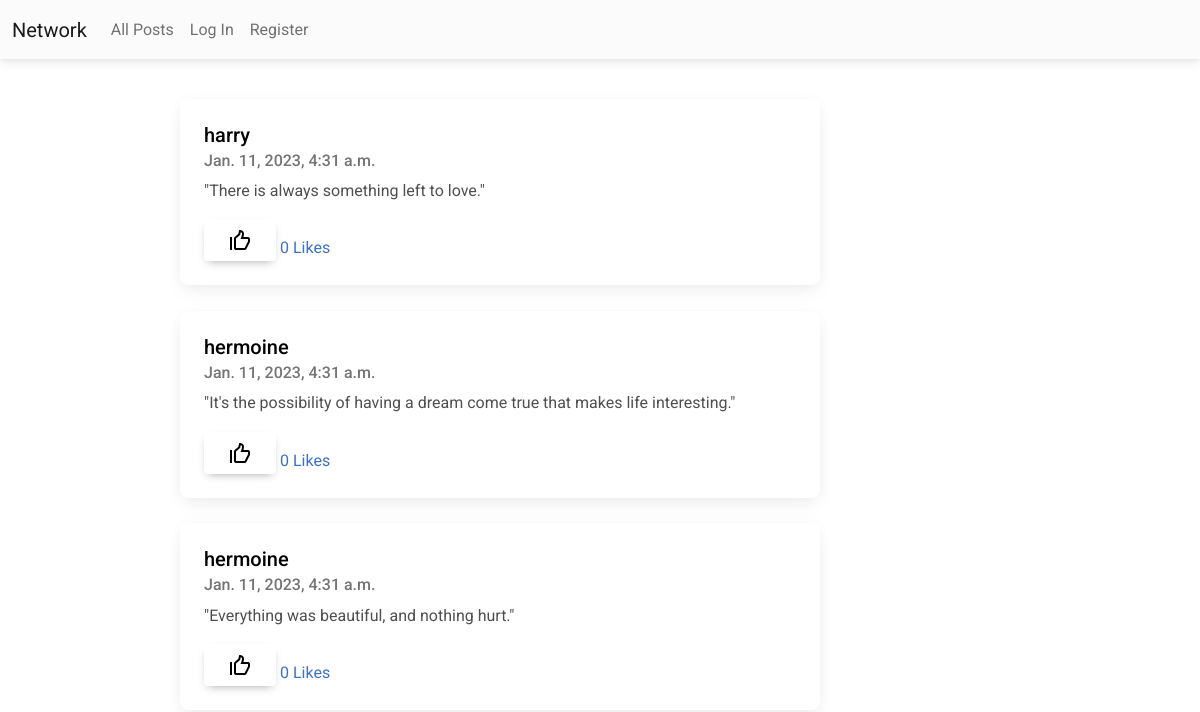
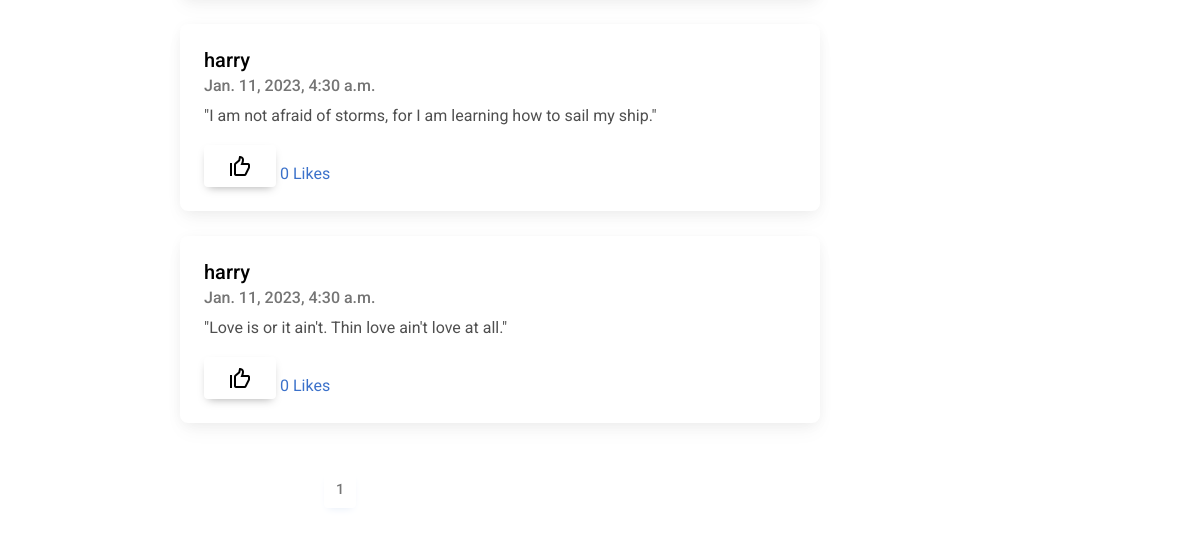
The app's page /, older data (2 pictures, top to bottom).
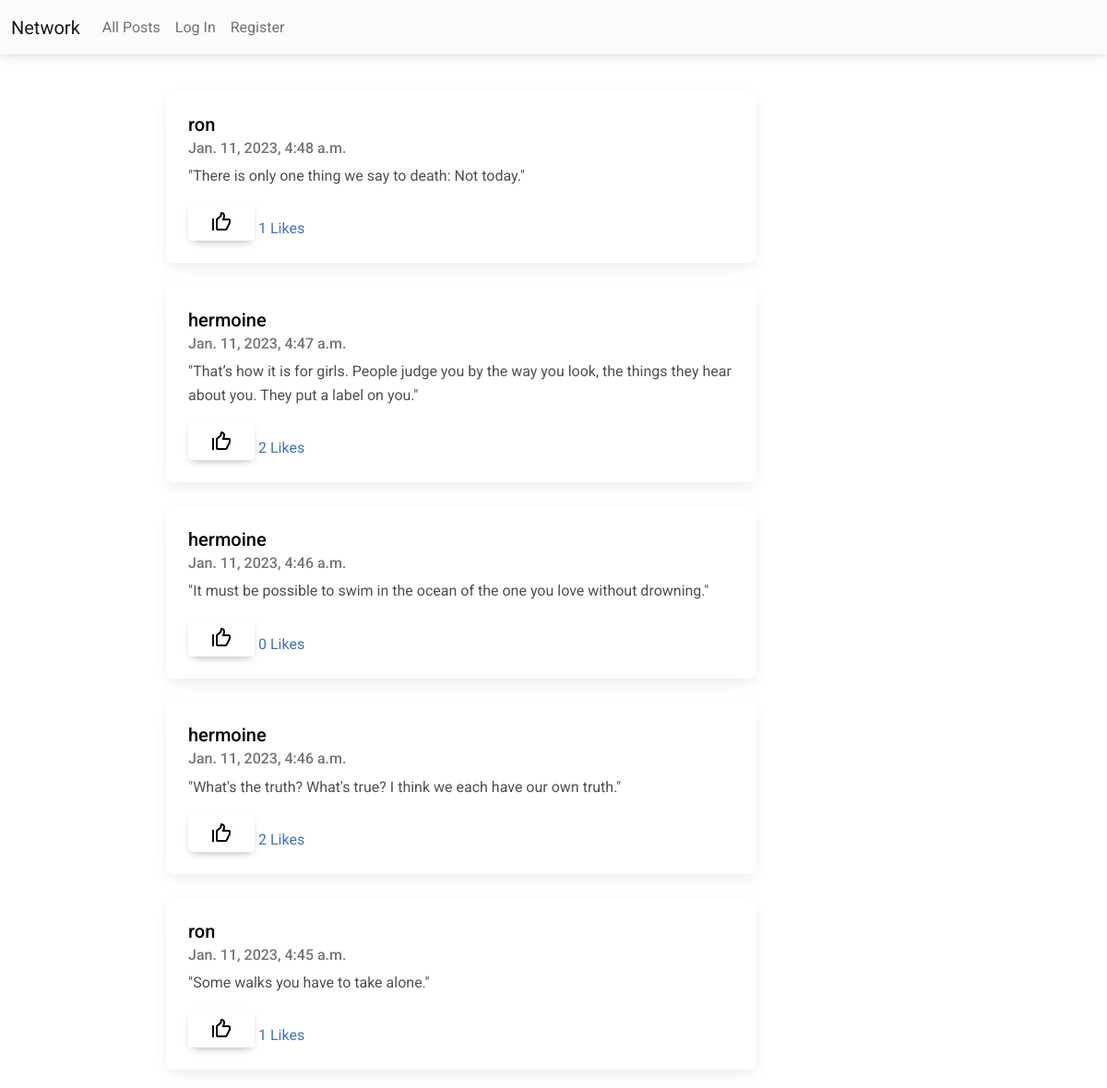
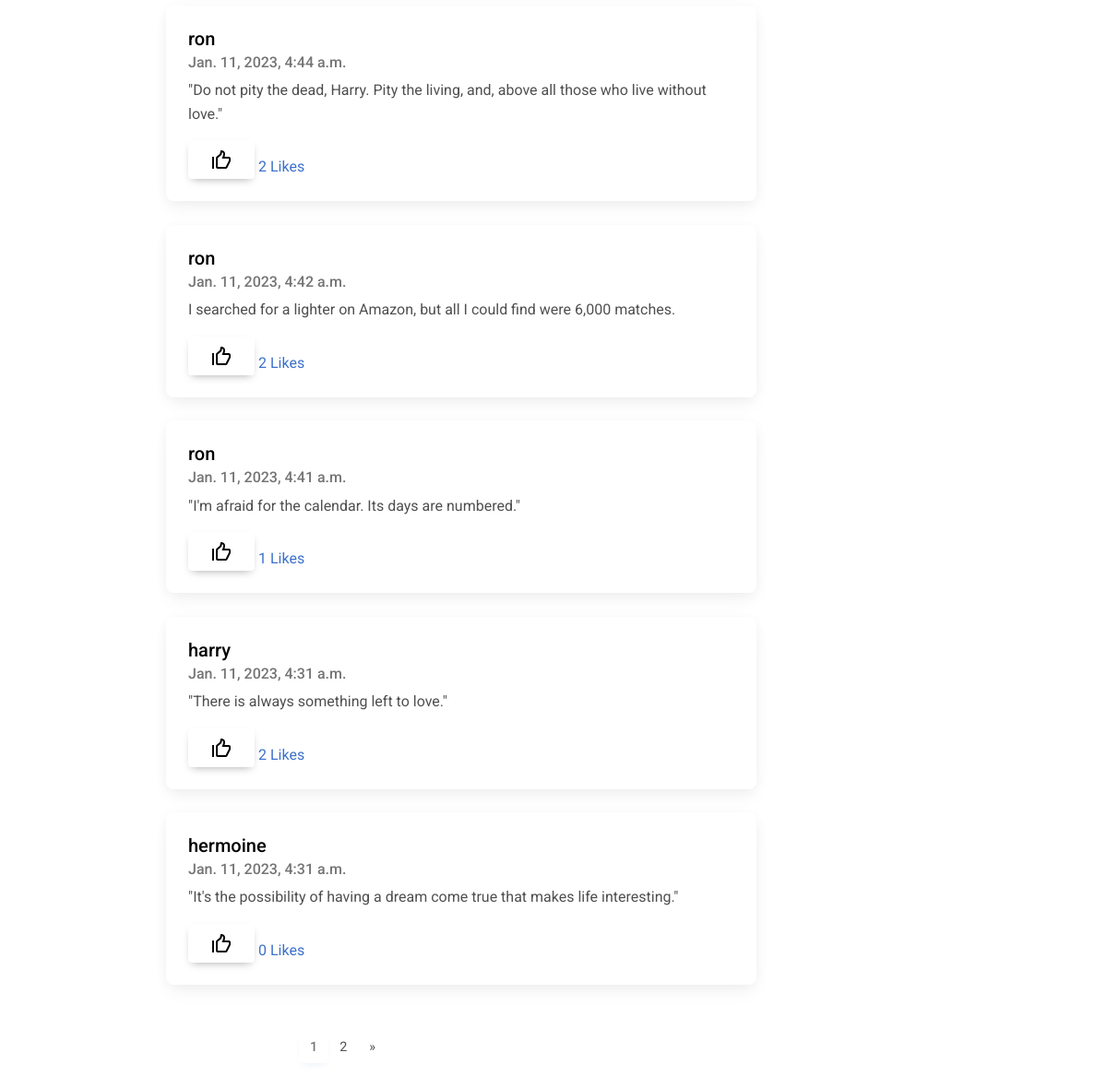
The same page, newer data (2 pictures, top to bottom).
### network/models.py (models this page shows, shortened)
class Post(models.Model):
    id = models.AutoField(primary_key=True)
    user = models.ForeignKey(User, on_delete=models.CASCADE, related_name="posts")
    content = models.TextField(blank=True)
    likes = models.ManyToManyField(User, blank=True, related_name="liked_posts")
    timestamp = models.DateTimeField(auto_now_add=True)

class User(AbstractUser):
    followers = models.ManyToManyField("User", blank=True, related_name="user_following")
    following = models.ManyToManyField("User", blank=True, related_name="user_followers")

### network/views.py (the view)
# urls.py: path("", views.index, name="index"),
def index(request):
    posts = Post.objects.all().order_by('-timestamp')
    paginator = Paginator(posts, 10)
    page_number = request.GET.get('page')
    page_obj = paginator.get_page(page_number)
    total_pages = range(1, paginator.num_pages+1)
    return render(request, 'network/index.html', {'page_obj': page_obj, 'total_pages': total_pages})

### network/templates/network/index.html (shortened to what this page needs)
{% extends "network/layout.html" %}
{% load static %}
{% block body %}
    <div class="spacing">
        {% for post in page_obj %}
        <div class="card">
            <div class="card-body" id="post-{{post.pk}}">
                <a class="post_user" href="{% url 'profile' post.user %}"><h5 class="card-title">{{post.user}}</h5></a>
                <h6 class="card-subtitle mb-2 text-muted">{{ post.timestamp }}</h6>
                <p id="content-{{post.pk}}"class="card-text">{{ post.content }}</p>
                {% if user in post.likes.all %}
                    <input id="like-{{post.pk}}" type="image" data-postid={{post.pk}} data-status="liked" src="{% static 'network/img/liked.png' %}" class="like btn">
                {% else %}
                    <input id="like-{{post.pk}}" type="image" data-postid={{post.pk}} data-status="unliked" src="{% static 'network/img/unliked.png' %}" class="like btn">
                {% endif %}
                <a href="#" id="nooflikes-{{post.pk}}" class="card-link">
                    {{ post.likes.all.count }} Likes &nbsp
                </a>
            </div>
        </div>
        <br>
        {% endfor %}
        <nav id="pagination">
            <ul class="pagination">
                {% for page in total_pages %}
                    {% if page_obj.number == page %}
                        <li class="page-item active disabled"><a class="page-link" href="#">{{ page }}</a></li>
                    {% else %}
                        <li class="page-item"><a class="page-link" href="?page={{page}}">{{ page }}</a></li>
                    {% endif %}
                {% endfor %}
                {% if page_obj.has_next %}
                    <li class="page-item">
                        <a class="page-link" href="?page={{ page_obj.next_page_number }}" aria-label="Next">
                            <span aria-hidden="true">&raquo;</span>
                        </a>
                    </li>
                {% endif %}
            </ul>
        </nav>
    </div>
{% endblock %}

Row changes from the older to the newer data that the page shows:
no longer on this page (row unchanged): Post: user "hermoine", timestamp "Jan. 11, 2023, 4:31 a.m.", content "\"Everything was beautiful, and nothing hurt.\"", likes.all.count "0"
no longer on this page (row unchanged): Post: user "harry", timestamp "Jan. 11, 2023, 4:30 a.m.", content "\"I am not afraid of storms, for I am learning how to sail my ship.\"", likes.all.count "0"
no longer on this page (row unchanged): Post: user "harry", timestamp "Jan. 11, 2023, 4:30 a.m.", content "\"Love is or it ain't. Thin love ain't love at all.\"", likes.all.count "0"
added Post: user "ron", timestamp "Jan. 11, 2023, 4:48 a.m.", content "\"There is only one thing we say to death: Not today.\"", likes.all.count "1"
added Post: user "hermoine", timestamp "Jan. 11, 2023, 4:47 a.m.", content "\"That’s how it is for girls. People judge you by the way you look, the things they hear about you. They put a label on you.\"", likes.all.count "2"
added Post: user "hermoine", timestamp "Jan. 11, 2023, 4:46 a.m.", content "\"It must be possible to swim in the ocean of the one you love without drowning.\"", likes.all.count "0"
added Post: user "hermoine", timestamp "Jan. 11, 2023, 4:46 a.m.", content "\"What's the truth? What's true? I think we each have our own truth.\"", likes.all.count "2"
added Post: user "ron", timestamp "Jan. 11, 2023, 4:45 a.m.", content "\"Some walks you have to take alone.\"", likes.all.count "1"
added Post: user "ron", timestamp "Jan. 11, 2023, 4:44 a.m.", content "\"Do not pity the dead, Harry. Pity the living, and, above all those who live without love.\"", likes.all.count "2"
added Post: user "ron", timestamp "Jan. 11, 2023, 4:42 a.m.", content "I searched for a lighter on Amazon, but all I could find were 6,000 matches.", likes.all.count "2"
added Post: user "ron", timestamp "Jan. 11, 2023, 4:41 a.m.", content "\"I'm afraid for the calendar. Its days are numbered.\"", likes.all.count "1"
computed for Post "\"There is always something left to love.\"": likes.all.count "0" → "2"
Text that changed along with them:
new list line: "2"
